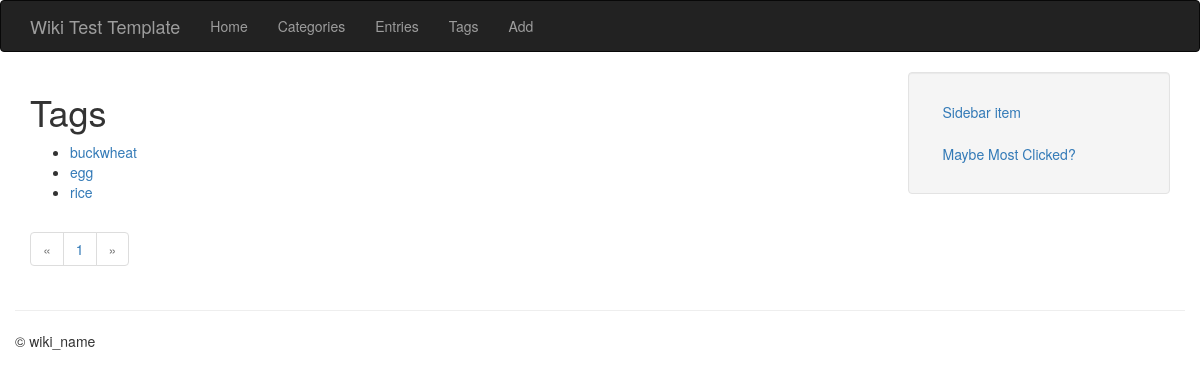
/entries/tags/, run on the app's committed database.
### models.py (models this page shows, shortened)
class Tag(db.Model):
    id = db.Column(db.Integer, primary_key = True)
    name = db.Column(db.String(64))
    slug = db.Column(db.String(64), unique = True)

### entries/blueprint.py (the view)
@entries.route('/tags/')
def tag_index():
    tags = Tag.query.order_by(Tag.name)
    return object_list('entries/tag_index.html', tags)

### helpers.py (called while the page is built)
def object_list(template_name, query, paginate_by=5, **context):
    page = request.args.get('page')
    if page and page.isdigit():
        page = int(page)
    else:
        page = 1
    object_list = query.paginate(page, paginate_by)
    return render_template(template_name, object_list=object_list, **context)

### entries/templates/entries/tag_index.html (shortened to what this page needs)
{% extends "base.html" %}
{% block content_title %}Tags{% endblock %}
{% block content %}
    <ul>
        {% for tag in object_list.items %}
        <li><a href="{{ url_for('entries.tag_detail', slug=tag.slug)}}">{{ tag.name }}</a></li>
        {% endfor %}
    </ul>
    {% include "includes/page_links.html" %}
{% endblock %}

### data on the page
Tag: name "buckwheat"
Tag: name "egg"
Tag: name "rice"

### other printed values
{{ page }} "1"
